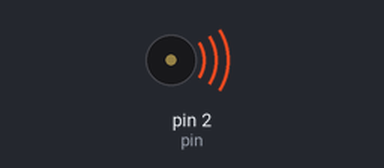
Bench run of a sketch on a simulated Arduino Uno, built with avr-gcc and run on an emulated ATmega328P. Parts: buzzer (waves = sounding).

Above: at 0.35 s.
At 3.6 s:
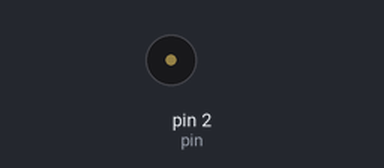
Timing chart, 0 to 4.6 s (numbered marks = the images above):
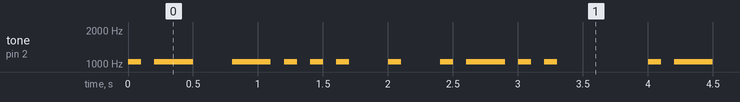

Measured:
- by itself, tone on pin 2 (pin): plays 1047 Hz for 0.10 s, 1047 Hz for 0.30 s, 1047 Hz for 0.30 s, 1047 Hz for 0.10 s, 1047 Hz for 0.10 s, 1047 Hz for 0.10 s … (358 notes in this stretch)

The sketch:

morseABEL.ino
```cpp
const int pin = 2;

int note = 1047;
int velocitat = 10;


void setup()
{
}


void loop()
{
  //A   ** Exemple ABEL **
  punt();
  ratlla();
  //Espai entre lletres
  espaiL();
  //B
  ratlla();
  punt();
  punt();
  punt();
  //Espai entre lletres
  espaiL();
  //E
  punt();
  //Espai entre lletres
  espaiL();
  //L
  punt();
  ratlla();
  punt();
  punt();
  //Espai entre paraules
  espaiP();
}


void punt()
{
  tone(pin, note, 1000/velocitat);
  delay(1000/velocitat);
  delay(1000/velocitat);
}

void ratlla()
{
  tone(pin, note, 3*(1000/velocitat));
  delay(3*(1000/velocitat));
  delay(1000/velocitat);
}

void espaiL()  //Espai entre lletres
{
  delay(2*(1000/velocitat));
}

void espaiP()  //Espai entre paraules
{
  delay(6*(1000/velocitat));
}
```
